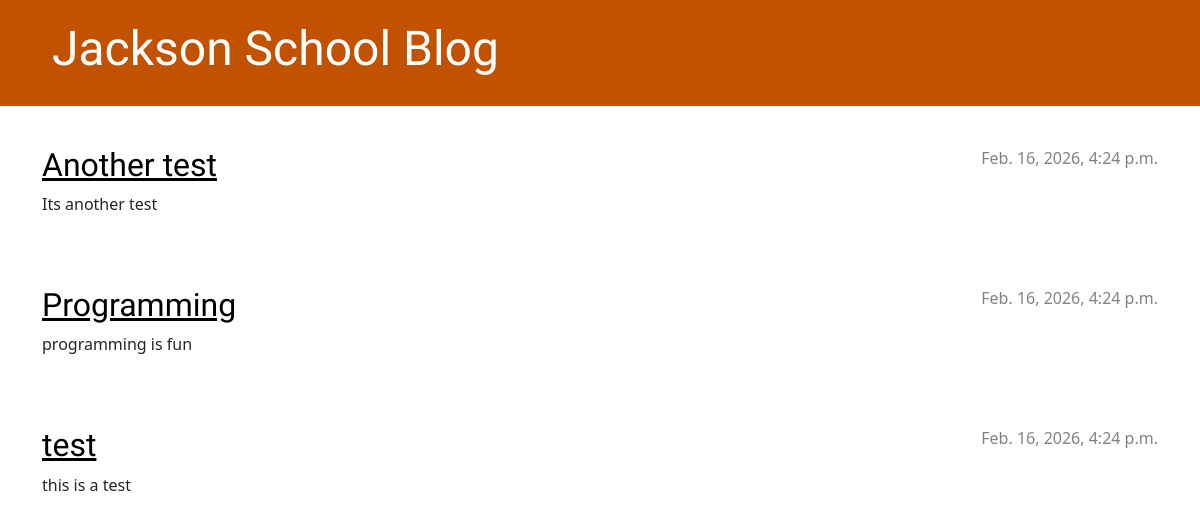
The app's page /, older data.
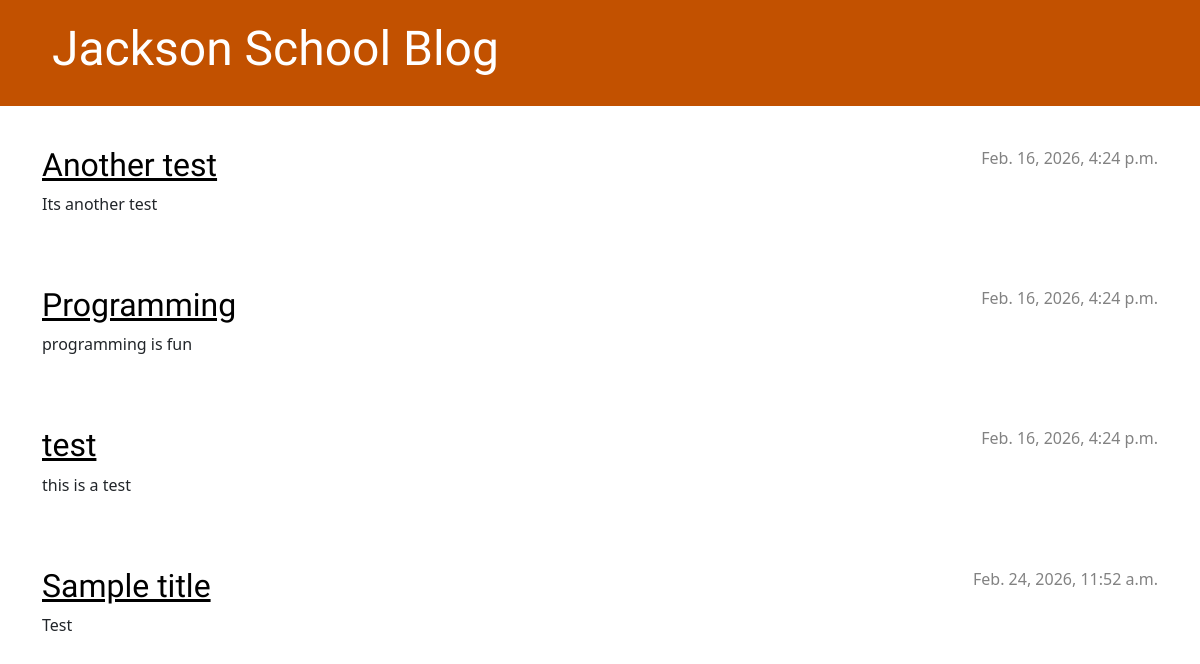
The same page, newer data.
### blog/models.py (models this page shows, shortened)
class Post(models.Model):
    author = models.ForeignKey(settings.AUTH_USER_MODEL, on_delete=models.CASCADE)
    title = models.CharField(max_length=200)
    text = models.TextField()
    created_date = models.DateTimeField(default=timezone.now)
    published_date = models.DateTimeField(blank=True, null=True)

### blog/views.py (the view)
# urls.py: path('', views.post_list, name='post_list'),
def post_list(request):
    posts = Post.objects.filter(published_date__lte=timezone.now()).order_by('published_date')
    return render(request, 'blog/post_list.html', {'posts': posts})

### blog/templates/blog/post_list.html
{% extends 'blog/base.html' %}
{% block content %}
    {% for post in posts %}
        <article class="post">
            <time class="date">
                {{ post.published_date }}
            </time>
            <h2><a href="{% url 'post_detail' pk=post.pk %}">{{ post.title }}</a></h2>
            <p>{{ post.text|linebreaksbr }}</p>
        </article>
    {% endfor %}
{% endblock %}

Row changes from the older to the newer data that the page shows:
added Post: published_date "Feb. 24, 2026, 11:52 a.m.", title "Sample title", text "Test"
